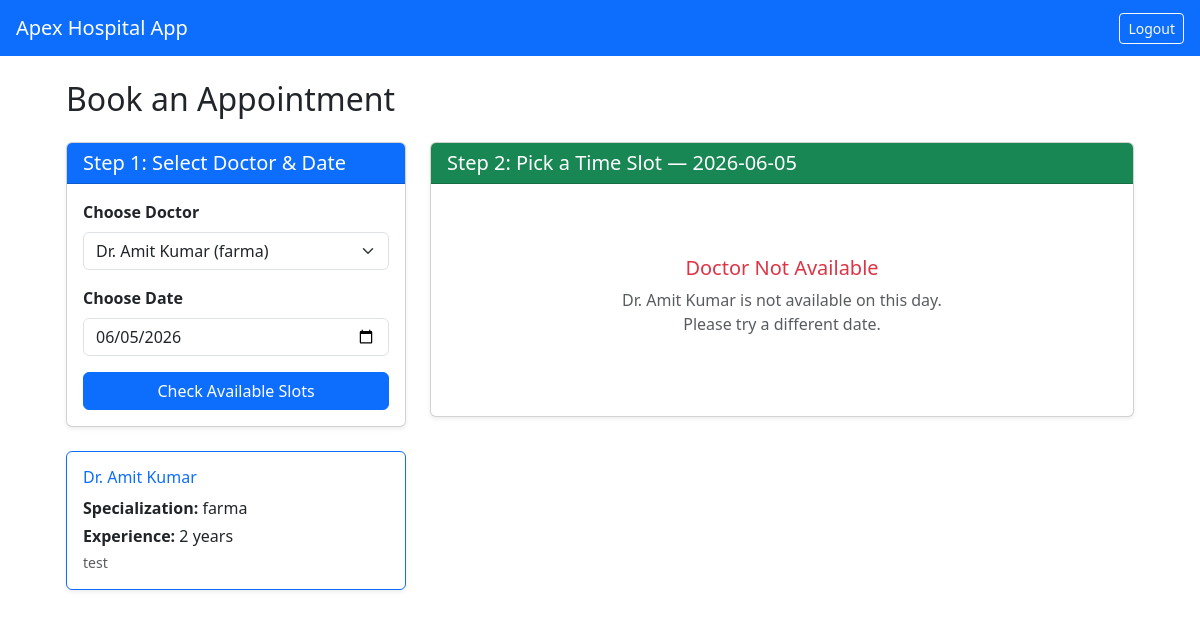
Screenshot of /book-appointment/?doctor_id=1 (signed in) with the database file from the repository.
### accounts/models.py (models this page shows, shortened)
class DoctorProfile(models.Model):
    user_profile = models.OneToOneField(
        UserProfile, on_delete=models.CASCADE, related_name='doctor'
    )
    specialization = models.CharField(max_length=100)
    license_number = models.CharField(max_length=50, unique=True)
    experience_years = models.PositiveIntegerField(default=0)
    bio = models.TextField(blank=True)

class UserProfile(models.Model):
    ROLE_CHOICES = (
        ('doctor', 'Doctor'),
        ('patient', 'Patient'),
    )
    user = models.OneToOneField(
        User, on_delete=models.CASCADE, related_name='profile'
    )
    role = models.CharField(max_length=10, choices=ROLE_CHOICES)
    phone = models.CharField(max_length=15, blank=True)

### accounts/views.py (the view, shortened to what this page needs)
# urls.py: path('book-appointment/', views.book_appointment, name='book_appointment'),
@login_required
def book_appointment(request):
    if request.user.profile.role != 'patient':
        return redirect('doctor_dashboard')
    patient     = request.user.profile.patient
    all_doctors = DoctorProfile.objects.all()
    today       = timezone.now().date()
    selected_doctor = None
    available_slots = []
    selected_date   = None
    if request.method == 'GET' and request.GET.get('doctor_id'):
        doctor_id       = request.GET.get('doctor_id')
        selected_date   = request.GET.get('date', str(today))
        selected_doctor = get_object_or_404(DoctorProfile, id=doctor_id)
        try:
            date_obj = datetime.date.fromisoformat(selected_date)
        except ValueError:
            date_obj = today
        day_name = date_obj.strftime('%A')
        try:
            availability = DoctorAvailability.objects.get(
                doctor=selected_doctor, day=day_name
            )
            booked_hours = list(
                Appointment.objects.filter(
                    doctor=selected_doctor, date=date_obj
                ).exclude(status='cancelled').values_list('hour', flat=True)
            )
            for hour in range(availability.start_hour, availability.end_hour):
                available_slots.append({
                    'hour'    : hour,
                    'display' : f"{hour}:00 {'AM' if hour < 12 else 'PM'}",
                    'booked'  : hour in booked_hours,
                })
        except DoctorAvailability.DoesNotExist:
            available_slots = []  # doctor not available on this day
    return render(request, 'accounts/book_appointment.html', {
        'all_doctors'    : all_doctors,
        'selected_doctor': selected_doctor,
        'available_slots': available_slots,
        'selected_date'  : selected_date or str(today),
        'today'          : str(today),
    })

### accounts/templates/accounts/book_appointment.html (shortened to what this page needs)
{% extends 'accounts/base.html' %}
{% block content %}
<div class="container-fluid px-4">
  <h2 class="mb-4">Book an Appointment</h2>
  <div class="row">
    <div class="col-md-4">
      <div class="card shadow-sm mb-4">
        <div class="card-header bg-primary text-white">
          <h5 class="mb-0">Step 1: Select Doctor & Date</h5>
        </div>
        <div class="card-body">
          <form method="GET">
            <div class="mb-3">
              <label class="form-label fw-bold">Choose Doctor</label>
              <select name="doctor_id" class="form-select" required>
                {% for doc in all_doctors %}
                  <option value="{{ doc.id }}"
                    {% if selected_doctor.id == doc.id %}selected{% endif %}>
                    Dr. {{ doc.user_profile.user.get_full_name }}
                  </option>
                {% endfor %}
              </select>
            </div>
            <div class="mb-3">
              <label class="form-label fw-bold">Choose Date</label>
              <input type="date" name="date" class="form-control"
                     value="{{ selected_date }}" min="{{ today }}" required>
            </div>
            <button type="submit" class="btn btn-primary w-100">
              Check Available Slots
            </button>
          </form>
        </div>
      </div>
      {% if selected_doctor %}
      <div class="card shadow-sm border-primary">
        <div class="card-body">
          <h6 class="card-title text-primary">
            Dr. {{ selected_doctor.user_profile.user.get_full_name }}
          </h6>
          <p class="mb-1"><strong>Specialization:</strong> {{ selected_doctor.specialization }}</p>
          <p class="mb-1"><strong>Experience:</strong> {{ selected_doctor.experience_years }} years</p>
          <p class="mb-0 text-muted small">{{ selected_doctor.bio }}</p>
        </div>
      </div>
      {% endif %}
    </div>
    <div class="col-md-8">
      {% if selected_doctor %}
      <div class="card shadow-sm">
        <div class="card-header bg-success text-white">
          <h5 class="mb-0">
            Step 2: Pick a Time Slot —
            {{ selected_date }}
          </h5>
        </div>
        <div class="card-body">
          {% if available_slots %}
            <form method="POST" action="{% url 'book_appointment' %}">
              {% csrf_token %}
              <input type="hidden" name="doctor_id" value="{{ selected_doctor.id }}">
              <input type="hidden" name="date" value="{{ selected_date }}">
              <p class="text-muted mb-3">
                🟢 Available &nbsp;&nbsp; 🔴 Already Booked
              </p>
              <div class="row g-3 mb-4">
                {% for slot in available_slots %}
                <div class="col-6 col-md-3">
                  {% if slot.booked %}
                    <div class="card text-center p-2 bg-danger text-white"
                         style="opacity:0.7; cursor:not-allowed;">
                      <div style="font-size:1.2rem">🔴</div>
                      <div class="fw-bold">{{ slot.display }}</div>
                      <small>Not Available</small>
                    </div>
                  {% else %}
                    <label class="w-100" style="cursor:pointer">
                      <input type="radio" name="hour" value="{{ slot.hour }}"
                             class="d-none slot-radio" required>
                      <div class="card text-center p-2 slot-card border-success"
                           style="transition:all 0.2s;">
                        <div style="font-size:1.2rem">🟢</div>
                        <div class="fw-bold">{{ slot.display }}</div>
                        <small class="text-success">Available</small>
                      </div>
                    </label>
                  {% endif %}
                </div>
                {% endfor %}
              </div>
              <div class="mb-3">
                <label class="form-label fw-bold">Reason for Visit (optional)</label>
                <textarea name="reason" class="form-control" rows="2"
                          placeholder="e.g. Regular checkup, fever, etc."></textarea>
              </div>
              <button type="submit" class="btn btn-success w-100 btn-lg">
                ✅ Confirm Appointment
              </button>
            </form>
          {% else %}
            <div class="text-center py-5">
              <h5 class="text-danger mt-2">Doctor Not Available</h5>
              <p class="text-muted">
                Dr. {{ selected_doctor.user_profile.user.get_full_name }}
                is not available on this day.<br>
                Please try a different date.
              </p>
            </div>
          {% endif %}
        </div>
      </div>
      {% endif %}
    </div>
  </div>
</div>
{% endblock %}

### rows the page displays
DoctorProfile: user_profile.user.get_full_name "Amit Kumar", specialization "farma", experience_years "2", bio "test"

### other values shown
{{ selected_date }} "2026-06-05"
